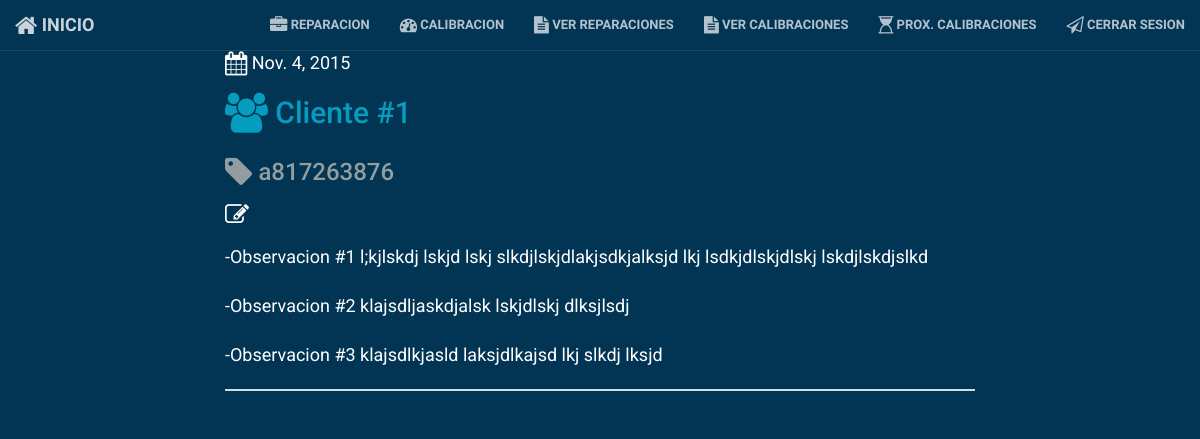
Screenshot of /report_list/ (signed in) with the database file from the repository.
### reportes/models.py (models this page shows)
class Reparacion(models.Model):
	fecha = models.DateField('Fecha', default=timezone.now)
	cliente = models.CharField('Cliente', max_length=64, null=True)
	numeroSerie = models.CharField('Numero de Serie', max_length=36)
	nombreTecnico = models.CharField('Tecnico responsable', max_length=80)
	nombreEncargado = models.CharField('Encargado del area', max_length=80)
	observaciones = models.TextField('observaciones', blank=True, null=True)
	costo = models.DecimalField('Costo (MXN)', max_digits=5, decimal_places=2)
	class Meta:
		verbose_name = "Reparacion"
        verbose_name_plural = "Reparaciones"
	def __str__(self):
		return str(self.fecha)
		pass

### reportes/views.py (the view)
# urls.py: url(r'^report_list/$', views.report_list, name='report_list'),
def report_list(request):
    reparaciones = Reparacion.objects.filter(fecha__lte=timezone.now()).order_by('-fecha')
    return render(request, 'reportes/report_list.html', {'reparaciones': reparaciones})

### reportes/templates/reportes/report_list.html
{% extends "reportes/base.html" %}
{% block content %}
{% if user.is_authenticated %}
    {% for reparacion in reparaciones %}
        <div class="reporte">
            <div class="date"><i class="fa fa-calendar fa-lg"></i>
                {{ reparacion.fecha }}
            </div>
            <h2><a href="{% url "reportes.views.report_detail" pk=reparacion.pk %}"><i class="fa fa-users fa-lg"></i> {{ reparacion.cliente }}</a></h2>
            <h3 class="nserie"><i class="fa fa-tag fa-lg"></i> {{ reparacion.numeroSerie }}</h3>
            <p class="observaciones"><i class="fa fa-pencil-square-o fa-lg"></i> {{ reparacion.observaciones|linebreaks }}</p>
        </div>
        <hr>
    {% endfor %}
{% endif %}
{% endblock content %}

### reportes/static/css/creative.css (style rules this page uses)
html, body { width: 100%; height: 100%; }
.reporte { padding-top: 50px; }
.date { color: #fff; font-size: 18px; }
.nserie { color: #919D9E; }
body { font-family: 'Roboto', sans-serif; background-color: #023554; }
hr { max-width: 100%; border-color: #ccdee2; border-width: 2px; }
a { color: #049DBF; -webkit-transition: all .35s; -moz-transition: all .35s; transition: all .35s; }
h1, h2, h3, h4, h5, h6 { font-family: 'Roboto', sans-serif; color: #049DBF; padding-bottom: 10px; }
p { margin-bottom: 20px; font-size: 18px; line-height: 1.6; color: #fff; }
.observaciones { color: #fff; }
body { webkit-tap-highlight-color: #222; }

### rows the page displays
Reparacion: fecha "Nov. 4, 2015", cliente "Cliente #1", numeroSerie "a817263876", observaciones "-Observacion #1 l;kjlskdj lskjd lskj slkdjlskjdlakjsdkjalksjd lkj lsdkjdlskjdlskj lskdjlskdjslkd -Observacion #2 klajsdljaskdjalsk lskjdlskj dlksjlsdj -Observacion #3 klajsdlkjasld laksjdlkajsd lkj slkdj lksjd"
